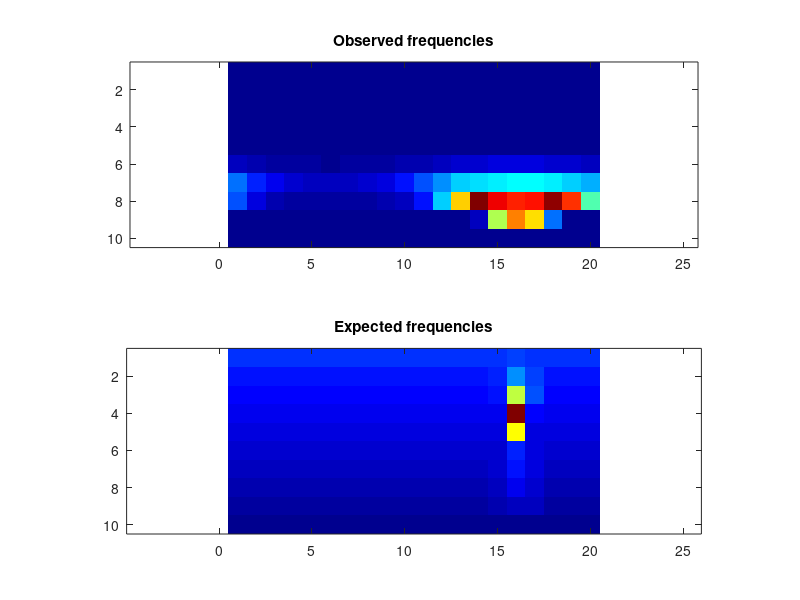

MATLAB code to generate this figure:
obsFrequencies = [ 0, 0, 0, 0, 0, 0, 0, 0, 0, 0, 0, 0, 0, 0, 0, 0, 0, 0, 0, 0; 0, 0, 0, 0, 0, 0, 0, 0, 0, 0, 0, 0, 0, 0, 0, 0, 0, 0, 0, 0; 0, 0, 0, 0, 0, 0, 0, 0, 0, 0, 0, 0, 0, 0, 0, 0, 0, 0, 0, 0; 0, 0, 0, 0, 0, 0, 0, 0, 0, 0, 0, 0, 0, 0, 0, 0, 0, 0, 0, 0; 0, 0, 0, 0, 0, 0, 0, 0, 0, 0, 0, 0, 0, 0, 0, 0, 0, 0, 0, 0; 3410, 2510, 1871, 1322, 1119, 1052, 1127, 1215, 1635, 2328, 3080, 3978, 4603, 5137, 5315, 5428, 5349, 5257, 4860, 4216; 15065, 10248, 6908, 4971, 3785, 3645, 3707, 4487, 5783, 8742, 13272, 17876, 21385, 23177, 24271, 24467, 24469, 24022, 22109, 19560; 13273, 5627, 2712, 1619, 1247, 1066, 1099, 1430, 2205, 4039, 9340, 21928, 44488, 67737, 59397, 56931, 57752, 66626, 55375, 29898; 0, 0, 0, 0, 0, 0, 0, 0, 0, 0, 0, 0, 0, 4199, 36068, 50099, 43779, 15305, 0, 0; 0, 0, 0, 0, 0, 0, 0, 0, 0, 0, 0, 0, 0, 0, 0, 0, 0, 0, 0, 0 ];
expFrequencies = [ 32587.3, 32587.3, 32587.3, 32587.3, 32587.3, 32587.3, 32587.3, 32587.3, 32587.3, 32587.3, 32587.3, 32587.4, 32588.8, 32621.3, 33059.3, 34125.8, 33503.1, 32696.3, 32592.3, 32587.6; 28193.7, 28193.7, 28193.7, 28193.7, 28193.7, 28193.7, 28193.7, 28193.7, 28193.7, 28193.7, 28193.7, 28193.7, 28193.7, 28205.4, 30084.3, 47364.3, 35266.1, 28301.1, 28194, 28193.7; 25148.3, 25148.3, 25148.3, 25148.3, 25148.3, 25148.3, 25148.3, 25148.3, 25148.3, 25148.3, 25148.3, 25148.3, 25148.3, 25148.3, 25918.3, 95739.3, 36540.6, 25151.1, 25148.3, 25148.3; 22512.8, 22512.8, 22512.8, 22512.8, 22512.8, 22512.8, 22512.8, 22512.8, 22512.8, 22512.8, 22512.8, 22512.8, 22512.8, 22512.8, 22520.2, 170673, 25210.5, 22512.8, 22512.8, 22512.8; 20053.6, 20053.6, 20053.6, 20053.6, 20053.6, 20053.6, 20053.6, 20053.6, 20053.6, 20053.6, 20053.6, 20053.6, 20053.6, 20053.6, 20053.6, 108164, 20054.7, 20053.6, 20053.6, 20053.6; 17645.5, 17645.5, 17645.5, 17645.5, 17645.5, 17645.5, 17645.5, 17645.5, 17645.5, 17645.5, 17645.5, 17645.5, 17645.5, 17645.5, 17656.1, 30908.8, 18821, 17645.5, 17645.5, 17645.5; 15186.3, 15186.3, 15186.3, 15186.3, 15186.3, 15186.3, 15186.3, 15186.3, 15186.3, 15186.3, 15186.3, 15186.3, 15186.3, 15186.3, 15719.4, 26294.7, 19284.1, 15189.7, 15186.3, 15186.3; 12550.8, 12550.8, 12550.8, 12550.8, 12550.8, 12550.8, 12550.8, 12550.8, 12550.8, 12550.8, 12550.8, 12550.8, 12550.8, 12565.2, 14359.3, 21632.4, 17466.4, 12685.3, 12551.1, 12550.8; 9505.42, 9505.42, 9505.42, 9505.42, 9505.42, 9505.42, 9505.42, 9505.42, 9505.42, 9505.42, 9505.42, 9505.45, 9508.72, 9654.31, 11514, 14838.4, 13060.4, 10002.6, 9521.8, 9505.65; 5114.11, 5112.6, 5112.19, 5112.05, 5111.99, 5111.97, 5111.98, 5112.02, 5112.11, 5112.38, 5113.25, 5117.25, 5142.86, 5301.59, 5829.74, 6368.31, 6097.31, 5459.45, 5176.62, 5122.19 ];
colormap(jet);
clf; subplot(2,1,1);
imagesc(obsFrequencies);
title('Observed frequencies');
axis equal;
subplot(2,1,2);
imagesc(expFrequencies);
axis equal;
title('Expected frequencies');
